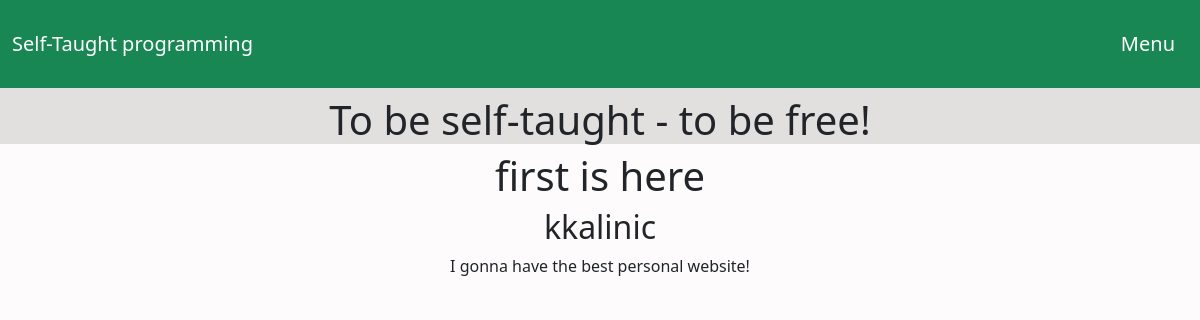
The app's page /article/1 with its own data.
### mainpage/models.py (models this page shows, shortened)
class Post(models.Model):
    title = models.CharField(max_length=255)
    author = models.ForeignKey(User, on_delete=models.CASCADE)
    body = models.TextField()

### mainpage/views.py (the view)
# urls.py: path('article/<int:pk>', DetailPost.as_view(), name='detail')
class DetailPost(DetailView):
    template_name = "detail.html"
    model = Post

### mainpage/templates/detail.html
{% extends 'base.html' %}
{% block content %}
<center>
    <h1>{{ post.title }}</h1>
    <h2>{{ post.author }}</h2>
    <p>{{ post.body }}</p>
</center>
{% endblock  %}

### mainpage/static/style.css (style rules this page uses)
body { background-color: rgb(253, 251, 251); }

### records on screen
Post: title "first is here", author "kkalinic", body "I gonna have the best personal website!"
